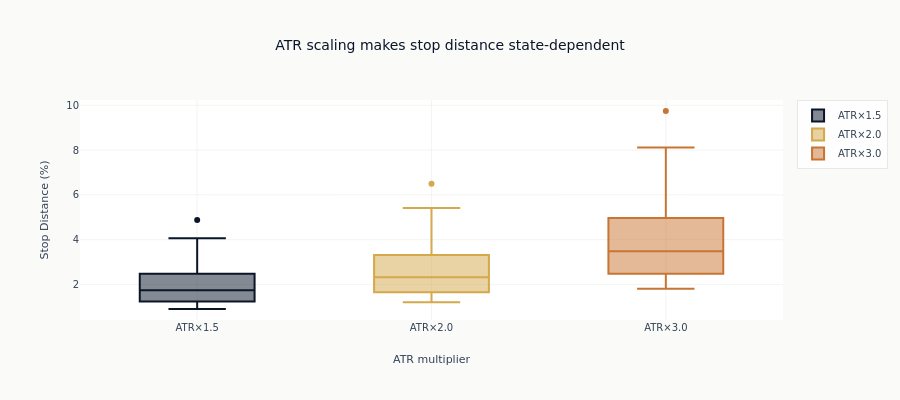

Notebook code for this chart:
### Code cell
# Visualize how stop distance varies with volatility
fig = go.Figure()

for (name, results), color in zip(atr_results.items(), stop_colors, strict=True):
    stop_distances = [r["stop_distance_pct"] * 100 for r in results]
    fig.add_trace(go.Box(y=stop_distances, name=name, marker_color=color, line_color=color))

fig.update_layout(
    title="ATR scaling makes stop distance state-dependent",
    xaxis_title="ATR multiplier",
    yaxis_title="Stop Distance (%)",
    height=400,
)
fig.show()
